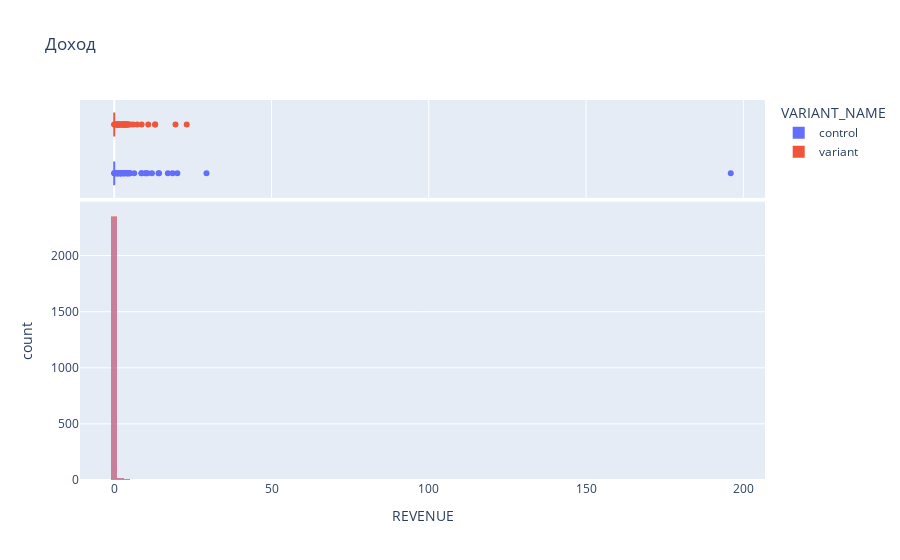

The notebook cell saved with this chart:
### Code cell
import plotly.express as px
fig = px.histogram(data_new,
                   x='REVENUE',
                   color = 'VARIANT_NAME',
                   title='Доход',
                   marginal = 'box',
                   nbins = 100,
                   barmode='overlay')
fig.show()

### Figure 1 — Plotly figure (JSON) as saved in the notebook; plotly's stock layout.template omitted (floating-point values rounded to 4 significant figures; data arrays with more than 128 entries replaced by an {"elided": "..."} marker saying what was removed)
{"data": [{"alignmentgroup": "True", "bingroup": "x", "hovertemplate": "VARIANT_NAME=control<br>REVENUE=%{x}<br>count=%{y}<extra></extra>", "legendgroup": "control", "marker": {"color": "#636efa", "opacity": 0.5, "pattern": {"shape": ""}}, "name": "control", "nbinsx": 100, "offsetgroup": "control", "orientation": "v", "showlegend": true, "type": "histogram", "x": {"elided": "2390 float values"}, "xaxis": "x", "yaxis": "y"}, {"alignmentgroup": "True", "hovertemplate": "VARIANT_NAME=control<br>REVENUE=%{x}<extra></extra>", "legendgroup": "control", "marker": {"color": "#636efa"}, "name": "control", "notched": true, "offsetgroup": "control", "showlegend": false, "type": "box", "x": {"elided": "2390 float values"}, "xaxis": "x2", "yaxis": "y2"}, {"alignmentgroup": "True", "bingroup": "x", "hovertemplate": "VARIANT_NAME=variant<br>REVENUE=%{x}<br>count=%{y}<extra></extra>", "legendgroup": "variant", "marker": {"color": "#EF553B", "opacity": 0.5, "pattern": {"shape": ""}}, "name": "variant", "nbinsx": 100, "offsetgroup": "variant", "orientation": "v", "showlegend": true, "type": "histogram", "x": {"elided": "2393 float values"}, "xaxis": "x", "yaxis": "y"}, {"alignmentgroup": "True", "hovertemplate": "VARIANT_NAME=variant<br>REVENUE=%{x}<extra></extra>", "legendgroup": "variant", "marker": {"color": "#EF553B"}, "name": "variant", "notched": true, "offsetgroup": "variant", "showlegend": false, "type": "box", "x": {"elided": "2393 float values"}, "xaxis": "x2", "yaxis": "y2"}], "layout": {"barmode": "overlay", "legend": {"title": {"text": "VARIANT_NAME"}, "tracegroupgap": 0}, "title": {"text": "Доход"}, "xaxis": {"anchor": "y", "domain": [0, 1], "title": {"text": "REVENUE"}}, "xaxis2": {"anchor": "y2", "domain": [0, 1], "matches": "x", "showgrid": true, "showticklabels": false}, "yaxis": {"anchor": "x", "domain": [0, 0.7326], "title": {"text": "count"}}, "yaxis2": {"anchor": "x2", "domain": [0.7426, 1], "matches": "y2", "showgrid": false, "showline": false, "showticklabels": false, "ticks": ""}}}
